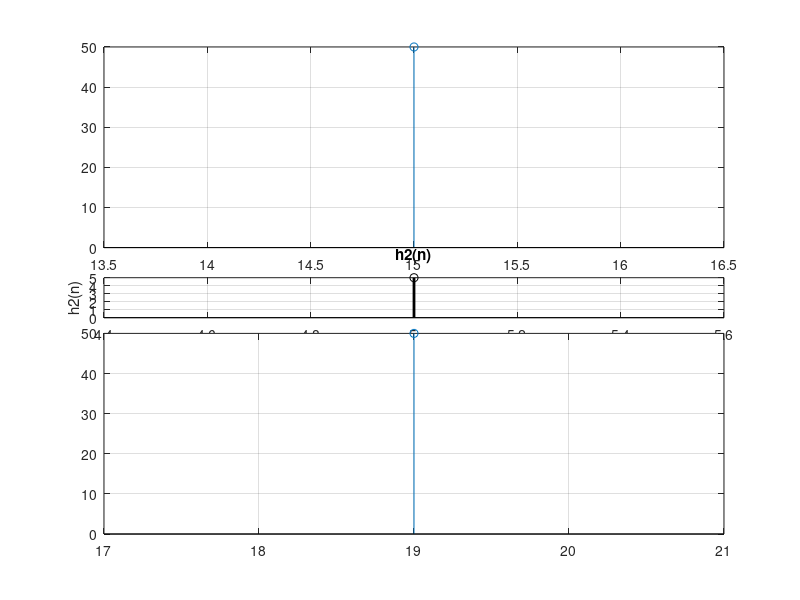

Here is the MATLAB script that generated this plot:
clc;
clear;
xn=input('Enter the sequence x(n) in a row matrix form:');
xs=input('Enter the starting point of x(n):');
xe=xs+length(xn)-1;
nx=xs:xe;
subplot(5,1,1);
stem(nx,xn,'-ok','linewidth',2);
xlabel('n');
ylabel('x(n)');
title('x(n)');
grid on;
h1n=input('Enter the sequence h1(n) in a row matrix form:');
h1s=input('Enter the starting point of h1(n):');
h1e=h1s+length(h1n)-1;
nh1=h1s:h1e;
subplot(5,1,2);
stem(nh1,h1n,'-ok','linewidth',2);
xlabel('n');
ylabel('h1(n)');
title('h1(n)');
grid on;
h2n=input('Enter the sequence h2(n) in a row matrix form:');
h2s=input('Enter the starting point of h2(n):');
h2e=h2s+length(h2n)-1;
nh2=h2s:h2e;
subplot(5,1,3);
stem(nh2,h2n,'-ok','linewidth',2);
xlabel('n');
ylabel('h2(n)');
title('h2(n)');
grid on;
an=h1n+h2n;
as=h1s+h2s;
ae=as+length(an)-1;
na=as:ae;

yn=conv(xn,an);
ys=xs+as;
ye=xe+ae;
ny=ys:ye;
subplot(2,1,1);
stem(ny,yn);
grid on;

bn=conv(xn,h1n);
bs=xs+h1s;
be=xe+h1e;
nb=bs:be;

cn=conv(xn,h2n);
cs=xs+h2s;
ce=xe+h2e;
nc=cs:ce;

dn=bn+cn;
ds=bs+cs-1;
de=ds+length(dn)-1;
nd=ds:de;
subplot(2,1,2);
stem(nd,dn);
grid on;